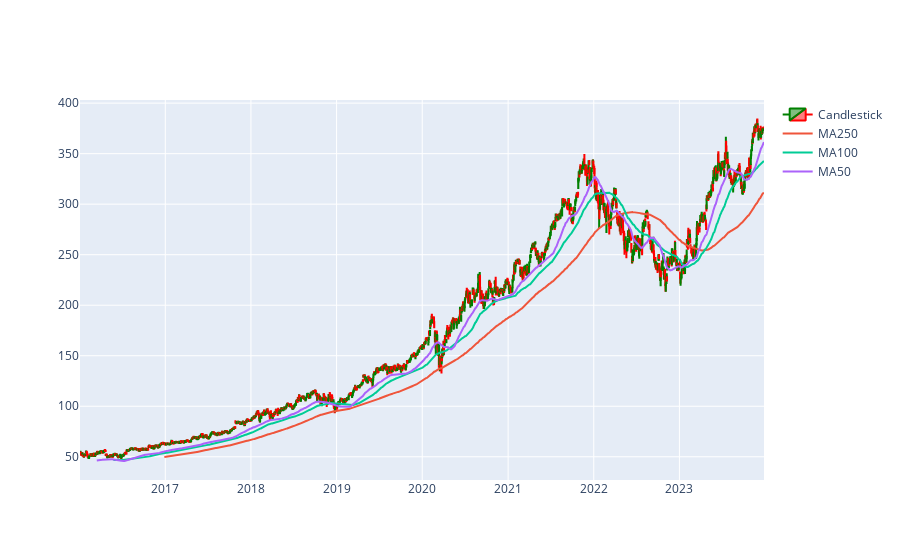

Source (notebook cell):
### Code cell
fig = go.Figure(data=[go.Candlestick(x=df_MSFT.index,
                open=df_MSFT['Open'],
                high=df_MSFT['High'],
                low=df_MSFT['Low'],
                close=df_MSFT['Close'],
                increasing_line_color='green',
                decreasing_line_color='red',
                name='Candlestick'),
                go.Scatter(x=df_MSFT.index, y=df_MSFT['MA250'], name='MA250'),
                go.Scatter(x=df_MSFT.index, y=df_MSFT['MA100'], name='MA100'),
                go.Scatter(x=df_MSFT.index, y=df_MSFT['MA50'], name='MA50')])

fig.update_layout(xaxis_rangeslider_visible=False)
fig.show()

### Figure 1 — Plotly figure (JSON) as saved in the notebook; plotly's stock layout.template omitted (floating-point values rounded to 4 significant figures; data arrays with more than 128 entries replaced by an {"elided": "..."} marker saying what was removed)
{"data": [{"close": {"elided": "2010 float values"}, "decreasing": {"line": {"color": "red"}}, "high": {"elided": "2010 float values"}, "increasing": {"line": {"color": "green"}}, "low": {"elided": "2010 float values"}, "name": "Candlestick", "open": {"elided": "2010 float values"}, "type": "candlestick", "x": {"elided": "2010 str values"}}, {"name": "MA250", "type": "scatter", "x": {"elided": "2010 str values"}, "y": {"elided": "2010 float values"}}, {"name": "MA100", "type": "scatter", "x": {"elided": "2010 str values"}, "y": {"elided": "2010 float values"}}, {"name": "MA50", "type": "scatter", "x": {"elided": "2010 str values"}, "y": {"elided": "2010 float values"}}], "layout": {"xaxis": {"rangeslider": {"visible": false}}}}
